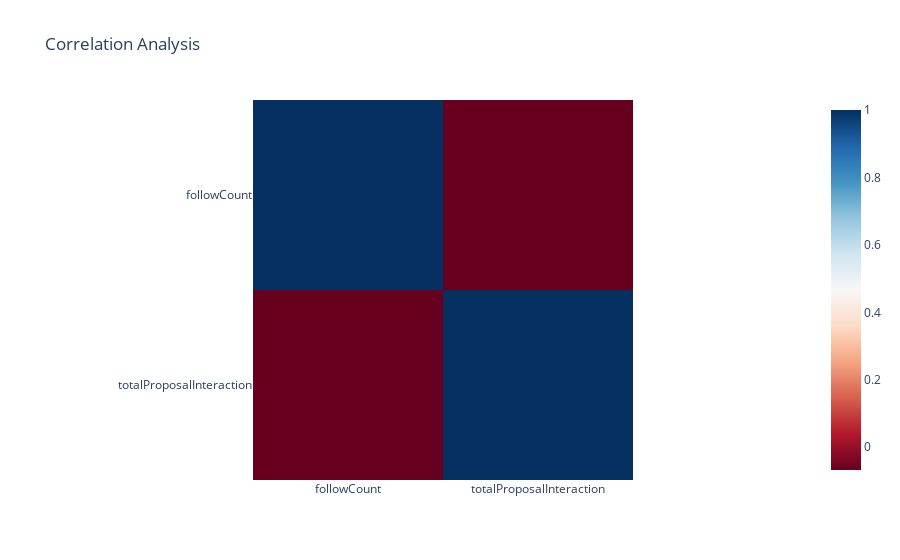

Notebook code cell kept with this figure:
### Code cell
# Compute correlation matrix between follower count and interactions
corr_matrix = filtered_data[['followCount', 'totalProposalInteraction']].corr()

# Create a heatmap of the correlation matrix
fig = px.imshow(corr_matrix, color_continuous_scale='RdBu', title='Correlation Analysis')
fig.show()

### Figure 1 — Plotly figure (JSON) as saved in the notebook; plotly's stock layout.template omitted (floating-point values rounded to 4 significant figures)
{"data": [{"coloraxis": "coloraxis", "hovertemplate": "x: %{x}<br>y: %{y}<br>color: %{z}<extra></extra>", "name": "0", "type": "heatmap", "x": ["followCount", "totalProposalInteraction"], "xaxis": "x", "y": ["followCount", "totalProposalInteraction"], "yaxis": "y", "z": [[1, -0.06734], [-0.06734, 1]]}], "layout": {"coloraxis": {"colorscale": [[0, "rgb(103,0,31)"], [0.1, "rgb(178,24,43)"], [0.2, "rgb(214,96,77)"], [0.3, "rgb(244,165,130)"], [0.4, "rgb(253,219,199)"], [0.5, "rgb(247,247,247)"], [0.6, "rgb(209,229,240)"], [0.7, "rgb(146,197,222)"], [0.8, "rgb(67,147,195)"], [0.9, "rgb(33,102,172)"], [1, "rgb(5,48,97)"]]}, "title": {"text": "Correlation Analysis"}, "xaxis": {"anchor": "y", "constrain": "domain", "domain": [0, 1], "scaleanchor": "y"}, "yaxis": {"anchor": "x", "autorange": "reversed", "constrain": "domain", "domain": [0, 1]}}}
